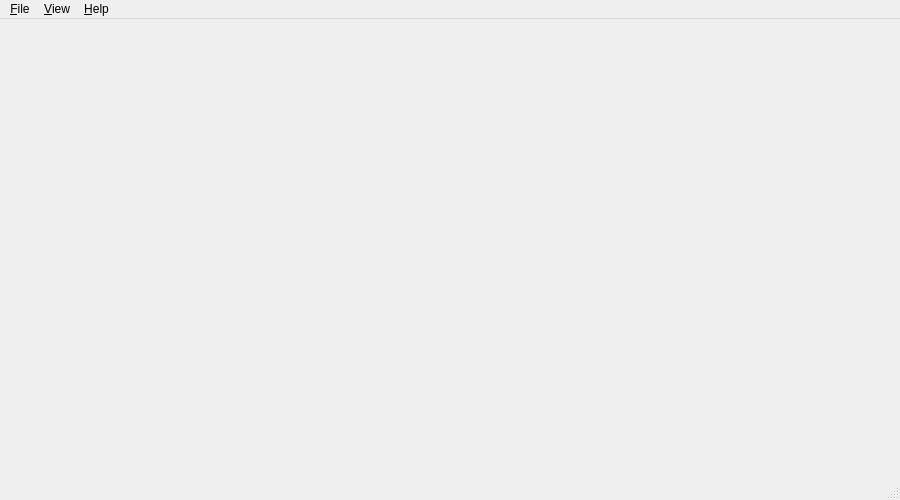
<?xml version="1.0" encoding="UTF-8"?>
<ui version="4.0">
 <class>MainWindow</class>
 <widget class="QMainWindow" name="MainWindow">
  <property name="geometry">
   <rect>
    <x>0</x>
    <y>0</y>
    <width>900</width>
    <height>500</height>
   </rect>
  </property>
  <property name="windowTitle">
   <string>Pepper</string>
  </property>
  <property name="windowIcon">
   <iconset resource="../../../../share/resources.qrc">
    <normaloff>:/icons/pepper</normaloff>:/icons/pepper</iconset>
  </property>
  <widget class="QWidget" name="centralWidget"/>
  <widget class="QMenuBar" name="menuBar">
   <property name="geometry">
    <rect>
     <x>0</x>
     <y>0</y>
     <width>900</width>
     <height>22</height>
    </rect>
   </property>
   <widget class="QMenu" name="menuFile">
    <property name="title">
     <string>&amp;File</string>
    </property>
    <addaction name="actionOpenProject"/>
    <addaction name="actionOpen"/>
    <addaction name="separator"/>
    <addaction name="actionSave"/>
    <addaction name="actionSaveAs"/>
    <addaction name="actionSaveAll"/>
    <addaction name="separator"/>
    <addaction name="actionQuit"/>
   </widget>
   <widget class="QMenu" name="menuView">
    <property name="title">
     <string>&amp;View</string>
    </property>
    <addaction name="actionFullscreen"/>
   </widget>
   <widget class="QMenu" name="menu_Help">
    <property name="title">
     <string>&amp;Help</string>
    </property>
    <addaction name="actionAbout"/>
   </widget>
   <addaction name="menuFile"/>
   <addaction name="menuView"/>
   <addaction name="menu_Help"/>
  </widget>
  <widget class="QStatusBar" name="statusBar"/>
  <action name="actionOpen">
   <property name="text">
    <string>&amp;Open file</string>
   </property>
   <property name="shortcut">
    <string>Ctrl+O</string>
   </property>
  </action>
  <action name="actionSave">
   <property name="enabled">
    <bool>false</bool>
   </property>
   <property name="text">
    <string>&amp;Save</string>
   </property>
   <property name="shortcut">
    <string>Ctrl+S</string>
   </property>
  </action>
  <action name="actionSaveAs">
   <property name="enabled">
    <bool>false</bool>
   </property>
   <property name="text">
    <string>Save &amp;as...</string>
   </property>
  </action>
  <action name="actionAbout">
   <property name="text">
    <string>About</string>
   </property>
  </action>
  <action name="actionOpenProject">
   <property name="text">
    <string>Open project</string>
   </property>
  </action>
  <action name="actionQuit">
   <property name="text">
    <string>&amp;Quit</string>
   </property>
   <property name="shortcut">
    <string>Ctrl+Q</string>
   </property>
  </action>
  <action name="actionSaveAll">
   <property name="enabled">
    <bool>false</bool>
   </property>
   <property name="text">
    <string>Save all</string>
   </property>
   <property name="shortcut">
    <string>Ctrl+Shift+S</string>
   </property>
  </action>
  <action name="actionFullscreen">
   <property name="checkable">
    <bool>true</bool>
   </property>
   <property name="text">
    <string>Full screen</string>
   </property>
   <property name="shortcut">
    <string>F11</string>
   </property>
  </action>
 </widget>
 <layoutdefault spacing="6" margin="11"/>
 <resources>
  <include location="../../../../share/resources.qrc"/>
 </resources>
 <connections/>
</ui>
